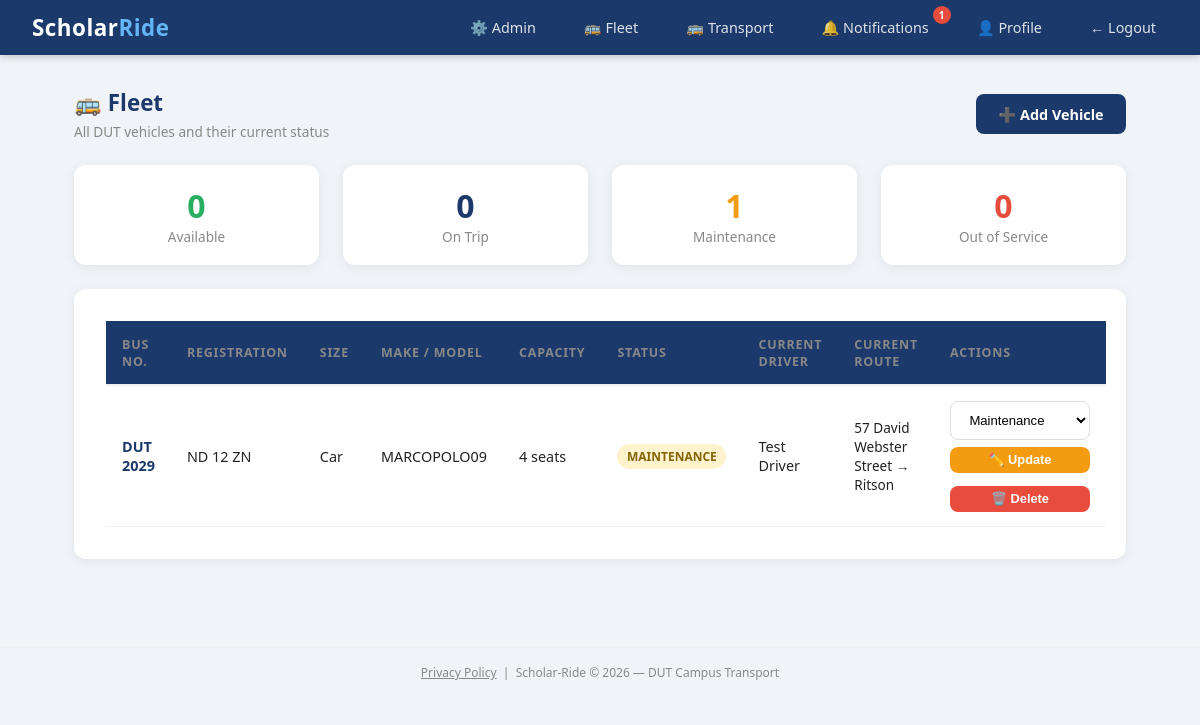
The page /admin/fleet (signed in) on the database as committed earlier.
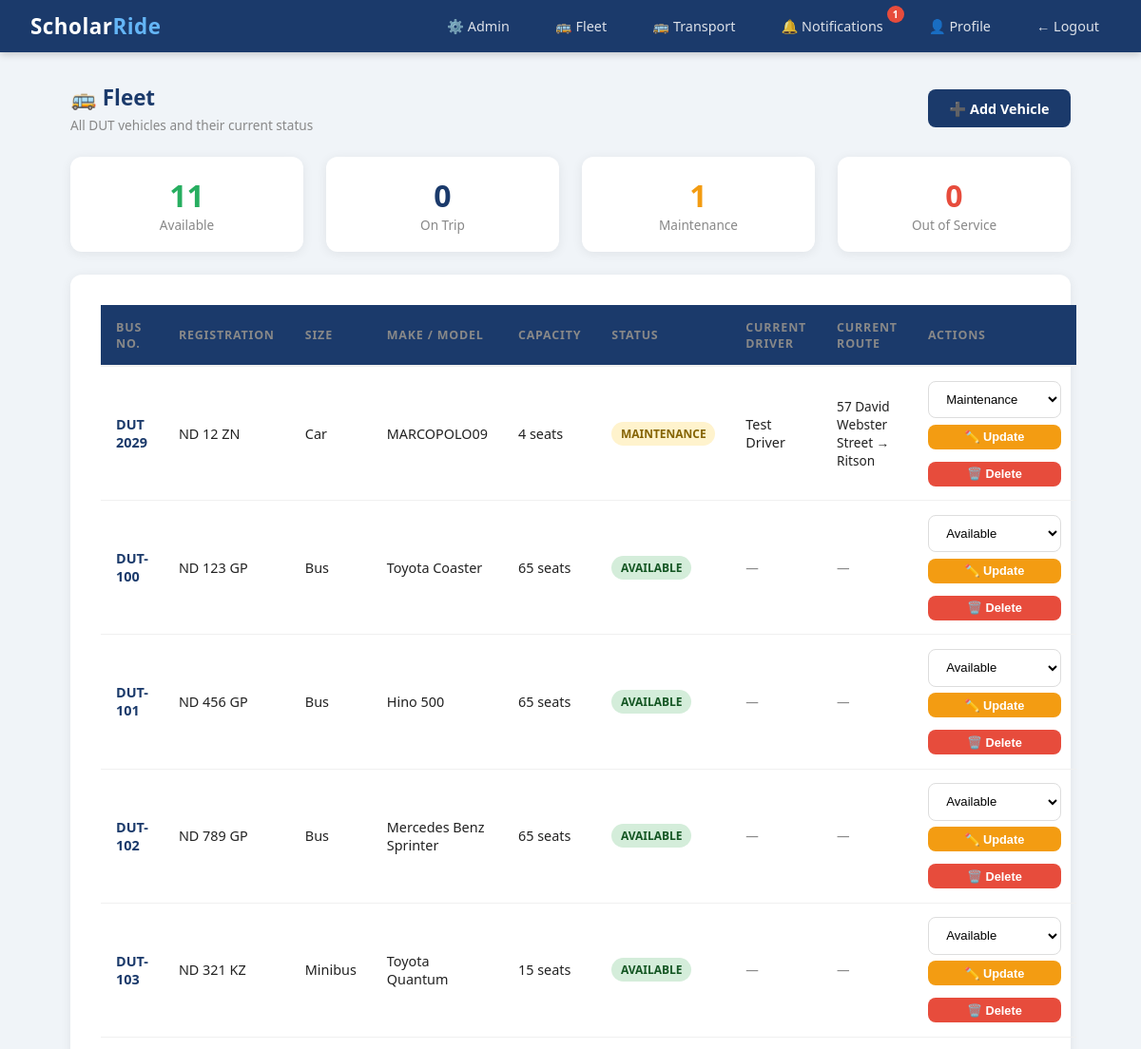
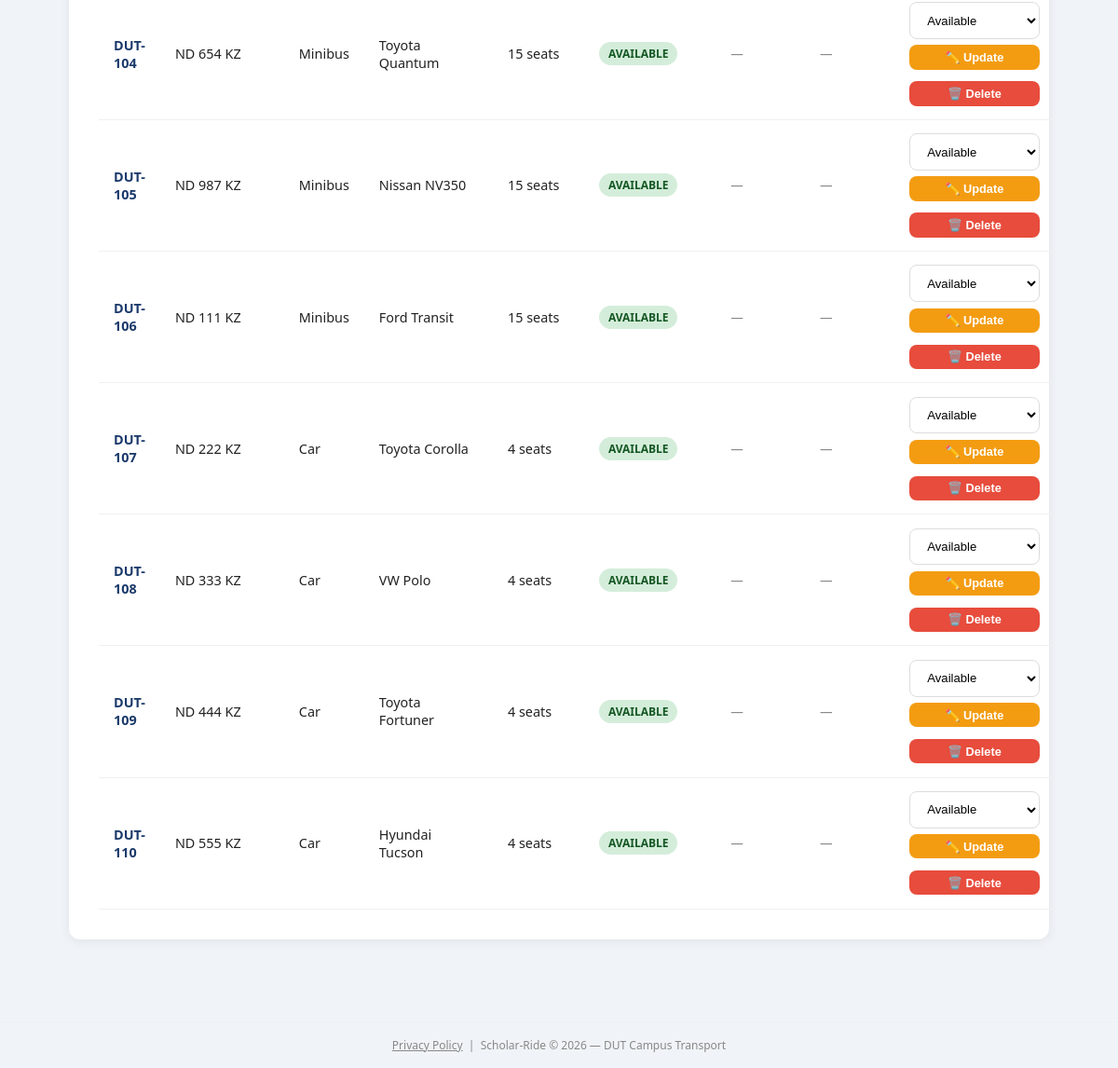
The same page on the database as committed later (2 pictures, top to bottom).
### scholar_ride/models.py (models this page shows)
class Vehicle(db.Model):
    id = db.Column(db.Integer, primary_key=True)
    bus_number = db.Column(db.String(20), unique=True, nullable=False)
    registration_number = db.Column(db.String(20), unique=True, nullable=False)
    vehicle_type = db.Column(db.String(50), nullable=False)
    make_model = db.Column(db.String(100), nullable=False)
    capacity = db.Column(db.Integer, nullable=False)
    status = db.Column(db.String(20), default='available')
    current_driver_id = db.Column(db.Integer, db.ForeignKey('user.id'), nullable=True)
    current_ride_id = db.Column(db.Integer, db.ForeignKey('ride.id'), nullable=True)
    notes = db.Column(db.String(200), nullable=True)
    created_at = db.Column(db.DateTime, default=datetime.utcnow)
    current_driver = db.relationship('User', foreign_keys=[current_driver_id])
    current_ride = db.relationship('Ride', foreign_keys=[current_ride_id])

class User(db.Model, UserMixin):
    id = db.Column(db.Integer, primary_key=True)
    student_number = db.Column(db.String(20), unique=True, nullable=True)
    staff_number = db.Column(db.String(20), unique=True, nullable=True)
    full_name = db.Column(db.String(100), nullable=False)
    email = db.Column(db.String(120), unique=True, nullable=False)
    phone = db.Column(db.String(20), nullable=False)
    password_hash = db.Column(db.String(128), nullable=False)
    role = db.Column(db.String(20), default='student')
    department = db.Column(db.String(100), nullable=True)
    verified = db.Column(db.Boolean, default=False)
    approval_status = db.Column(db.String(20), default='pending')
    otp = db.Column(db.String(6), nullable=True)
    created_at = db.Column(db.DateTime, default=datetime.utcnow)
    driver_code = db.Column(db.String(20), nullable=True)
    rides = db.relationship('Ride', backref='driver', lazy=True)
    bookings = db.relationship('Booking', backref='student', lazy=True)
    session_token = db.Column(db.String(100), nullable=True)

class Ride(db.Model):
    id = db.Column(db.Integer, primary_key=True)
    driver_id = db.Column(db.Integer, db.ForeignKey('user.id'), nullable=False)
    origin = db.Column(db.String(200), nullable=False)
    destination = db.Column(db.String(200), nullable=False)
    departure_time = db.Column(db.DateTime, nullable=False)
    available_seats = db.Column(db.Integer, nullable=False)
    total_seats = db.Column(db.Integer, nullable=False)
    status = db.Column(db.String(20), default='active')
    created_at = db.Column(db.DateTime, default=datetime.utcnow)
    bookings = db.relationship('Booking', backref='ride', lazy=True)
    vehicle_type = db.Column(db.String(50), nullable=True)
    vehicle_model = db.Column(db.String(100), nullable=True)
    registration_number = db.Column(db.String(20), nullable=True)
    completed_at = db.Column(db.DateTime, nullable=True)

### scholar_ride/routes/admin.py (the view)
@admin.route('/admin/fleet')
@login_required
def fleet():
    if current_user.role not in ['admin', 'driver']:
        flash('Not authorised.', 'danger')
        return redirect('/rides')
    from scholar_ride.models import Vehicle
    vehicles = Vehicle.query.order_by(Vehicle.bus_number).all()
    return render_template('admin/fleet.html', vehicles=vehicles)

### scholar_ride/models.py (called while the page is built)
@login_manager.user_loader
def load_user(user_id):
    return User.query.get(int(user_id))

### scholar_ride/templates/admin/fleet.html (shortened to what the changed rows need)
{% extends "base.html" %}
{% block content %}
<div class="row mb-4">
    <div class="col">
        <div class="stat-card">
            <div class="stat-number" style="color:#27ae60;">
                {{ vehicles | selectattr('status', 'equalto', 'available') | list | length }}
            </div>
            <div class="stat-label">Available</div>
        </div>
    </div>
</div>
<div class="card p-3" style="margin-top: 1.5rem;">
    {% if vehicles %}
    <table class="fleet-table" style="width:100%; border-collapse:collapse;">
        <thead>
            <tr>
                <th>Bus No.</th>
                <th>Registration</th>
                <th>Size</th>
                <th>Make / Model</th>
                <th>Capacity</th>
                <th>Status</th>
                <th>Current Driver</th>
                <th>Current Route</th>
                {% if current_user.role in ['admin', 'driver'] %}
                <th>Actions</th>
                {% endif %}
            </tr>
        </thead>
        <tbody>
            {% for vehicle in vehicles %}
            <tr>
                <td><strong style="color:#1B3A6B;">{{ vehicle.bus_number }}</strong></td>
                <td>{{ vehicle.registration_number }}</td>
                <td>{{ vehicle.vehicle_type }}</td>
                <td>{{ vehicle.make_model }}</td>
                <td>{{ vehicle.capacity }} seats</td>
                <td>
                    <span class="badge
                        {% if vehicle.status == 'available' %}badge-success
                        {% elif vehicle.status == 'on_trip' %}badge-primary
                        {% elif vehicle.status == 'maintenance' %}badge-warning
                        {% else %}badge-danger{% endif %}">
                        {{ vehicle.status | replace('_', ' ') | upper }}
                    </span>
                </td>
                <td>
                    {% if vehicle.current_driver %}
                        {{ vehicle.current_driver.full_name }}
                    {% else %}
                        <span class="text-muted">—</span>
                    {% endif %}
                </td>
                <td>
                    {% if vehicle.current_ride %}
                        <span style="font-size:0.85rem;">
                            {{ vehicle.current_ride.origin }} → {{ vehicle.current_ride.destination }}
                        </span>
                    {% else %}
                        <span class="text-muted">—</span>
                    {% endif %}
                </td>
                {% if current_user.role in ['admin', 'driver'] %}
                <td>
                    <div class="action-cell">
                        {% if current_user.role == 'admin' %}
                            <form method="POST" action="/admin/fleet/{{ vehicle.id }}/status">
                                <select name="status" class="form-control"
                                        style="width:140px; font-size:0.82rem; margin-bottom:0.4rem;">
                                    <option value="available" {% if vehicle.status == 'available' %}selected{% endif %}>Available</option>
                                    <option value="maintenance" {% if vehicle.status == 'maintenance' %}selected{% endif %}>Maintenance</option>
                                </select>
                                <button type="submit" class="btn btn-sm btn-warning" style="width:140px;">
                                    ✏️ Update
                                </button>
                            </form>
                            <form method="POST" action="/admin/fleet/{{ vehicle.id }}/delete"
                                  style="margin-top:0.3rem;">
                                <button type="submit" class="btn btn-sm btn-danger" style="width:140px;"
                                        onclick="return confirm('Remove this vehicle from fleet?')">
                                    🗑️ Delete
                                </button>
                            </form>
                        {% endif %}
                    </div>
                </td>
                {% endif %}
            </tr>
            {% endfor %}
        </tbody>
    </table>
    {% endif %}
</div>
{% endblock %}

Rows that differ between the two databases and show on the page:
added Vehicle: bus_number "DUT-100", registration_number "ND 123 GP", vehicle_type "Bus", make_model "Toyota Coaster", capacity "65", status "AVAILABLE", status "Available"
added Vehicle: bus_number "DUT-101", registration_number "ND 456 GP", vehicle_type "Bus", make_model "Hino 500", capacity "65", status "AVAILABLE", status "Available"
added Vehicle: bus_number "DUT-102", registration_number "ND 789 GP", vehicle_type "Bus", make_model "Mercedes Benz Sprinter", capacity "65", status "AVAILABLE", status "Available"
added Vehicle: bus_number "DUT-103", registration_number "ND 321 KZ", vehicle_type "Minibus", make_model "Toyota Quantum", capacity "15", status "AVAILABLE", status "Available"
added Vehicle: bus_number "DUT-104", registration_number "ND 654 KZ", vehicle_type "Minibus", make_model "Toyota Quantum", capacity "15", status "AVAILABLE", status "Available"
added Vehicle: bus_number "DUT-105", registration_number "ND 987 KZ", vehicle_type "Minibus", make_model "Nissan NV350", capacity "15", status "AVAILABLE", status "Available"
added Vehicle: bus_number "DUT-106", registration_number "ND 111 KZ", vehicle_type "Minibus", make_model "Ford Transit", capacity "15", status "AVAILABLE", status "Available"
added Vehicle: bus_number "DUT-107", registration_number "ND 222 KZ", vehicle_type "Car", make_model "Toyota Corolla", capacity "4", status "AVAILABLE", status "Available"
added Vehicle: bus_number "DUT-108", registration_number "ND 333 KZ", vehicle_type "Car", make_model "VW Polo", capacity "4", status "AVAILABLE", status "Available"
added Vehicle: bus_number "DUT-109", registration_number "ND 444 KZ", vehicle_type "Car", make_model "Toyota Fortuner", capacity "4", status "AVAILABLE", status "Available"
added Vehicle: bus_number "DUT-110", registration_number "ND 555 KZ", vehicle_type "Car", make_model "Hyundai Tucson", capacity "4", status "AVAILABLE", status "Available"
Other text that changed with them:
text no longer shown: "0"
text now shown: "11"
